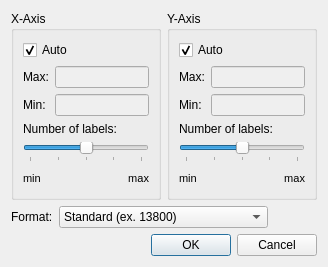
<?xml version="1.0" encoding="UTF-8"?>
<ui version="4.0">
 <class>XYAxisDisplaySettingDialog</class>
 <widget class="QDialog" name="XYAxisDisplaySettingDialog">
  <property name="geometry">
   <rect>
    <x>0</x>
    <y>0</y>
    <width>328</width>
    <height>263</height>
   </rect>
  </property>
  <property name="windowTitle">
   <string>Axis Display Setting</string>
  </property>
  <layout class="QVBoxLayout" name="verticalLayout_6">
   <item>
    <layout class="QHBoxLayout" name="horizontalLayout_2">
     <item>
      <widget class="QGroupBox" name="xGroupBox">
       <property name="title">
        <string>X-Axis</string>
       </property>
       <layout class="QVBoxLayout" name="verticalLayout_2">
        <item>
         <widget class="QCheckBox" name="xAutoCheckBox">
          <property name="text">
           <string>Auto</string>
          </property>
          <property name="checked">
           <bool>true</bool>
          </property>
         </widget>
        </item>
        <item>
         <layout class="QGridLayout" name="gridLayout">
          <item row="0" column="0">
           <widget class="QLabel" name="xMaxLabel">
            <property name="text">
             <string>Max:</string>
            </property>
           </widget>
          </item>
          <item row="0" column="1">
           <widget class="RealNumberEditWidget" name="xMaxEdit">
            <property name="enabled">
             <bool>false</bool>
            </property>
           </widget>
          </item>
          <item row="1" column="0">
           <widget class="QLabel" name="xMinLabel">
            <property name="text">
             <string>Min:</string>
            </property>
           </widget>
          </item>
          <item row="1" column="1">
           <widget class="RealNumberEditWidget" name="xMinEdit">
            <property name="enabled">
             <bool>false</bool>
            </property>
           </widget>
          </item>
         </layout>
        </item>
        <item>
         <widget class="QLabel" name="xNumLabelsLabel">
          <property name="text">
           <string>Number of labels:</string>
          </property>
         </widget>
        </item>
        <item>
         <layout class="QVBoxLayout" name="verticalLayout">
          <item>
           <widget class="QSlider" name="xNumLabelsSlider">
            <property name="maximum">
             <number>4</number>
            </property>
            <property name="value">
             <number>2</number>
            </property>
            <property name="orientation">
             <enum>Qt::Horizontal</enum>
            </property>
            <property name="tickPosition">
             <enum>QSlider::TicksBelow</enum>
            </property>
           </widget>
          </item>
          <item>
           <layout class="QHBoxLayout" name="horizontalLayout_3">
            <item>
             <widget class="QLabel" name="xNumMinLabel">
              <property name="font">
               <font>
                <pointsize>8</pointsize>
               </font>
              </property>
              <property name="text">
               <string>min</string>
              </property>
             </widget>
            </item>
            <item>
             <spacer name="horizontalSpacer_3">
              <property name="orientation">
               <enum>Qt::Horizontal</enum>
              </property>
              <property name="sizeHint" stdset="0">
               <size>
                <width>40</width>
                <height>20</height>
               </size>
              </property>
             </spacer>
            </item>
            <item>
             <widget class="QLabel" name="xNumMaxLabel">
              <property name="font">
               <font>
                <pointsize>8</pointsize>
               </font>
              </property>
              <property name="text">
               <string>max</string>
              </property>
              <property name="alignment">
               <set>Qt::AlignRight|Qt::AlignTrailing|Qt::AlignVCenter</set>
              </property>
             </widget>
            </item>
           </layout>
          </item>
         </layout>
        </item>
       </layout>
      </widget>
     </item>
     <item>
      <widget class="QGroupBox" name="yGroupBox">
       <property name="title">
        <string>Y-Axis</string>
       </property>
       <layout class="QVBoxLayout" name="verticalLayout_5">
        <item>
         <widget class="QCheckBox" name="yAutoCheckBox">
          <property name="text">
           <string>Auto</string>
          </property>
          <property name="checked">
           <bool>true</bool>
          </property>
         </widget>
        </item>
        <item>
         <layout class="QGridLayout" name="gridLayout_2">
          <item row="0" column="0">
           <widget class="QLabel" name="yMaxLabel">
            <property name="text">
             <string>Max:</string>
            </property>
           </widget>
          </item>
          <item row="0" column="1">
           <widget class="RealNumberEditWidget" name="yMaxEdit">
            <property name="enabled">
             <bool>false</bool>
            </property>
           </widget>
          </item>
          <item row="1" column="0">
           <widget class="QLabel" name="yMinLabel">
            <property name="text">
             <string>Min:</string>
            </property>
           </widget>
          </item>
          <item row="1" column="1">
           <widget class="RealNumberEditWidget" name="yMinEdit">
            <property name="enabled">
             <bool>false</bool>
            </property>
           </widget>
          </item>
         </layout>
        </item>
        <item>
         <widget class="QLabel" name="yNumLabelsLabel">
          <property name="text">
           <string>Number of labels:</string>
          </property>
         </widget>
        </item>
        <item>
         <layout class="QVBoxLayout" name="verticalLayout_3">
          <item>
           <widget class="QSlider" name="yNumLabelsSlider">
            <property name="maximum">
             <number>4</number>
            </property>
            <property name="value">
             <number>2</number>
            </property>
            <property name="orientation">
             <enum>Qt::Horizontal</enum>
            </property>
            <property name="tickPosition">
             <enum>QSlider::TicksBelow</enum>
            </property>
           </widget>
          </item>
          <item>
           <layout class="QHBoxLayout" name="horizontalLayout_4">
            <item>
             <widget class="QLabel" name="yNumMinLabel">
              <property name="font">
               <font>
                <pointsize>8</pointsize>
               </font>
              </property>
              <property name="text">
               <string>min</string>
              </property>
             </widget>
            </item>
            <item>
             <spacer name="horizontalSpacer_4">
              <property name="orientation">
               <enum>Qt::Horizontal</enum>
              </property>
              <property name="sizeHint" stdset="0">
               <size>
                <width>40</width>
                <height>20</height>
               </size>
              </property>
             </spacer>
            </item>
            <item>
             <widget class="QLabel" name="yNumMaxLabel">
              <property name="font">
               <font>
                <pointsize>8</pointsize>
               </font>
              </property>
              <property name="text">
               <string>max</string>
              </property>
              <property name="alignment">
               <set>Qt::AlignRight|Qt::AlignTrailing|Qt::AlignVCenter</set>
              </property>
             </widget>
            </item>
           </layout>
          </item>
         </layout>
        </item>
       </layout>
      </widget>
     </item>
    </layout>
   </item>
   <item>
    <layout class="QHBoxLayout" name="horizontalLayout" stretch="0,0,1">
     <item>
      <widget class="QLabel" name="label">
       <property name="text">
        <string>Format:</string>
       </property>
      </widget>
     </item>
     <item>
      <widget class="QComboBox" name="comboBox">
       <item>
        <property name="text">
         <string>Standard (ex. 13800)</string>
        </property>
       </item>
       <item>
        <property name="text">
         <string>Scientific notation (ex. 1.38E+04)</string>
        </property>
       </item>
      </widget>
     </item>
     <item>
      <spacer name="horizontalSpacer">
       <property name="orientation">
        <enum>Qt::Horizontal</enum>
       </property>
       <property name="sizeHint" stdset="0">
        <size>
         <width>40</width>
         <height>20</height>
        </size>
       </property>
      </spacer>
     </item>
    </layout>
   </item>
   <item>
    <spacer name="verticalSpacer">
     <property name="orientation">
      <enum>Qt::Vertical</enum>
     </property>
     <property name="sizeHint" stdset="0">
      <size>
       <width>20</width>
       <height>23</height>
      </size>
     </property>
    </spacer>
   </item>
   <item>
    <widget class="QDialogButtonBox" name="buttonBox">
     <property name="orientation">
      <enum>Qt::Horizontal</enum>
     </property>
     <property name="standardButtons">
      <set>QDialogButtonBox::Cancel|QDialogButtonBox::Ok</set>
     </property>
    </widget>
   </item>
  </layout>
 </widget>
 <customwidgets>
  <customwidget>
   <class>RealNumberEditWidget</class>
   <extends>QLineEdit</extends>
   <header>realnumbereditwidget.h</header>
  </customwidget>
 </customwidgets>
 <resources/>
 <connections>
  <connection>
   <sender>buttonBox</sender>
   <signal>accepted()</signal>
   <receiver>XYAxisDisplaySettingDialog</receiver>
   <slot>accept()</slot>
   <hints>
    <hint type="sourcelabel">
     <x>257</x>
     <y>238</y>
    </hint>
    <hint type="destinationlabel">
     <x>157</x>
     <y>262</y>
    </hint>
   </hints>
  </connection>
  <connection>
   <sender>buttonBox</sender>
   <signal>rejected()</signal>
   <receiver>XYAxisDisplaySettingDialog</receiver>
   <slot>reject()</slot>
   <hints>
    <hint type="sourcelabel">
     <x>295</x>
     <y>238</y>
    </hint>
    <hint type="destinationlabel">
     <x>286</x>
     <y>262</y>
    </hint>
   </hints>
  </connection>
  <connection>
   <sender>xAutoCheckBox</sender>
   <signal>toggled(bool)</signal>
   <receiver>xMaxEdit</receiver>
   <slot>setDisabled(bool)</slot>
   <hints>
    <hint type="sourcelabel">
     <x>45</x>
     <y>39</y>
    </hint>
    <hint type="destinationlabel">
     <x>81</x>
     <y>64</y>
    </hint>
   </hints>
  </connection>
  <connection>
   <sender>xAutoCheckBox</sender>
   <signal>toggled(bool)</signal>
   <receiver>xMinEdit</receiver>
   <slot>setDisabled(bool)</slot>
   <hints>
    <hint type="sourcelabel">
     <x>93</x>
     <y>45</y>
    </hint>
    <hint type="destinationlabel">
     <x>90</x>
     <y>86</y>
    </hint>
   </hints>
  </connection>
  <connection>
   <sender>yAutoCheckBox</sender>
   <signal>toggled(bool)</signal>
   <receiver>yMaxEdit</receiver>
   <slot>setDisabled(bool)</slot>
   <hints>
    <hint type="sourcelabel">
     <x>201</x>
     <y>36</y>
    </hint>
    <hint type="destinationlabel">
     <x>240</x>
     <y>62</y>
    </hint>
   </hints>
  </connection>
  <connection>
   <sender>yAutoCheckBox</sender>
   <signal>toggled(bool)</signal>
   <receiver>yMinEdit</receiver>
   <slot>setDisabled(bool)</slot>
   <hints>
    <hint type="sourcelabel">
     <x>250</x>
     <y>45</y>
    </hint>
    <hint type="destinationlabel">
     <x>240</x>
     <y>98</y>
    </hint>
   </hints>
  </connection>
 </connections>
</ui>
